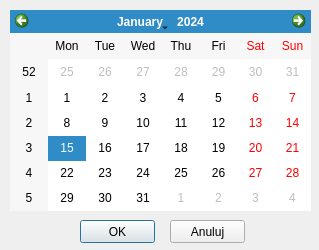
<?xml version="1.0" encoding="UTF-8"?>
<ui version="4.0">
 <class>kalendarz</class>
 <widget class="QDialog" name="kalendarz">
  <property name="geometry">
   <rect>
    <x>0</x>
    <y>0</y>
    <width>319</width>
    <height>250</height>
   </rect>
  </property>
  <property name="windowTitle">
   <string>Wybierz datę</string>
  </property>
  <widget class="QCalendarWidget" name="cal">
   <property name="geometry">
    <rect>
     <x>10</x>
     <y>10</y>
     <width>301</width>
     <height>201</height>
    </rect>
   </property>
  </widget>
  <widget class="QPushButton" name="btnOk">
   <property name="geometry">
    <rect>
     <x>80</x>
     <y>220</y>
     <width>75</width>
     <height>23</height>
    </rect>
   </property>
   <property name="text">
    <string>OK</string>
   </property>
  </widget>
  <widget class="QPushButton" name="btnAnuluj">
   <property name="geometry">
    <rect>
     <x>170</x>
     <y>220</y>
     <width>75</width>
     <height>23</height>
    </rect>
   </property>
   <property name="text">
    <string>Anuluj</string>
   </property>
  </widget>
 </widget>
 <resources/>
 <connections/>
</ui>
